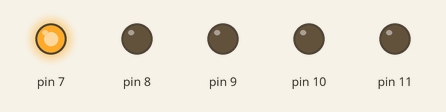
The sketch below on a simulated Arduino Nano, built with avr-gcc and run on an emulated ATmega328P. Parts: output pins drawn as LEDs (lit = HIGH).

Above: at 0.1 s.
At 30.1 s:
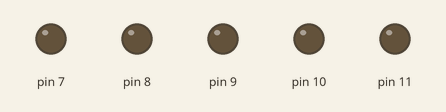
At 40.1 s:
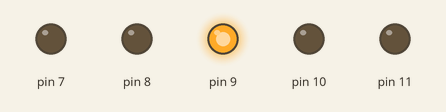
At 60.1 s:
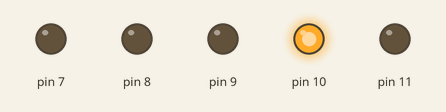
At 80.1 s:
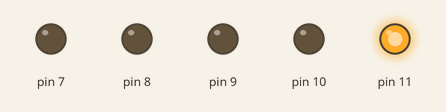
At 120.1 s:
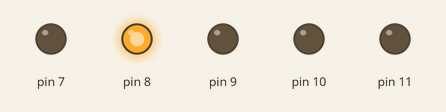
Timing chart, 0 to 121.6 s (numbered marks = the images above):
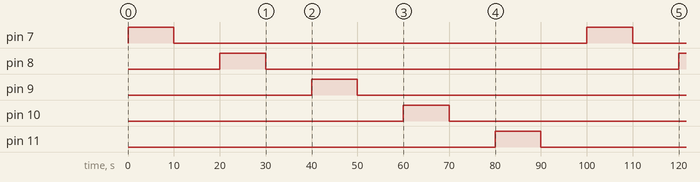

Measured:
- by itself, pin 7: alternates HIGH for 10.0 s and LOW for 90.0 s
- by itself, pin 8: LOW → HIGH at 20.0 s, → LOW 10.0 s later, → HIGH 90.0 s later
- by itself, pin 9: LOW → HIGH at 40.0 s, → LOW 10.0 s later
- by itself, pin 10: LOW → HIGH at 60.0 s, → LOW 10.0 s later
- by itself, pin 11: LOW → HIGH at 80.0 s, → LOW 10.0 s later

The sketch:

sketch_aug07a.ino
```cpp
void setup() {
  // initialize digital pin LED_BUILTIN as an output.
  for(int i = 7;i<12;i++)
  pinMode(i, OUTPUT);
}

// the loop function runs over and over again forever
void loop() {
 for(int i = 7;i<12;i++)
 {
  digitalWrite(i, HIGH);
  delay(10000);
  digitalWrite(i, LOW);
  delay(10000);
  }

}
```
